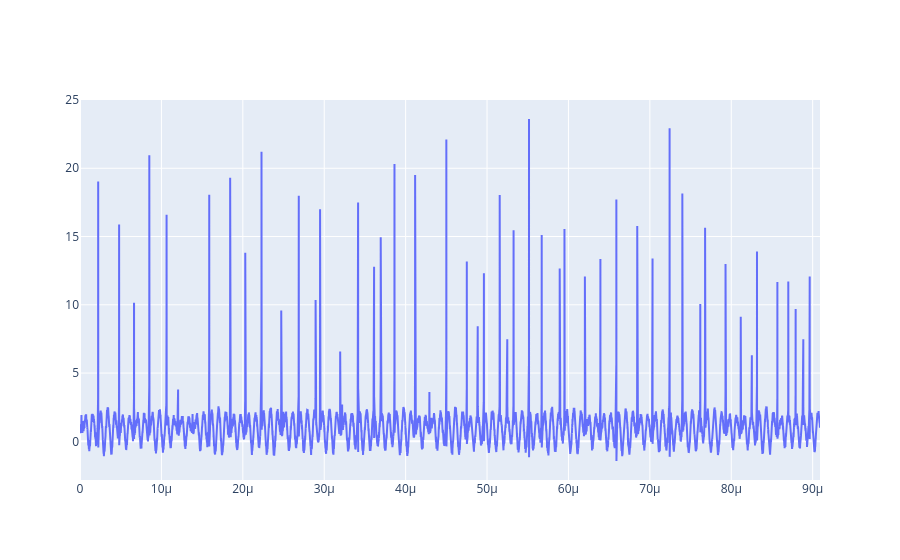

Notebook cell for this chart:
### Code cell
fig = go.Figure()
fig.add_trace(
    go.Scatter(x=t_plot, y=data)
)

### Figure 1 — Plotly figure (JSON) as saved in the notebook; plotly's stock layout.template omitted (floating-point values rounded to 4 significant figures; data arrays with more than 128 entries replaced by an {"elided": "..."} marker saying what was removed)
{"data": [{"type": "scatter", "x": {"elided": "18181 float values"}, "y": {"elided": "18182 float values"}}], "layout": {}}
